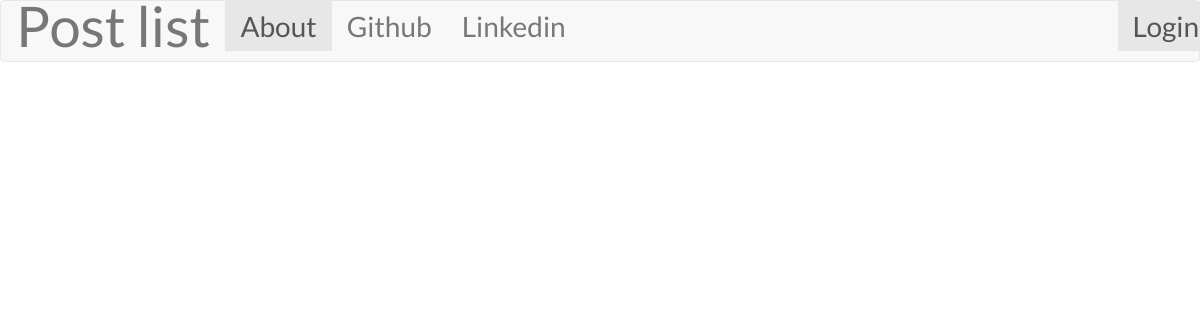
Before: / with the older database file.
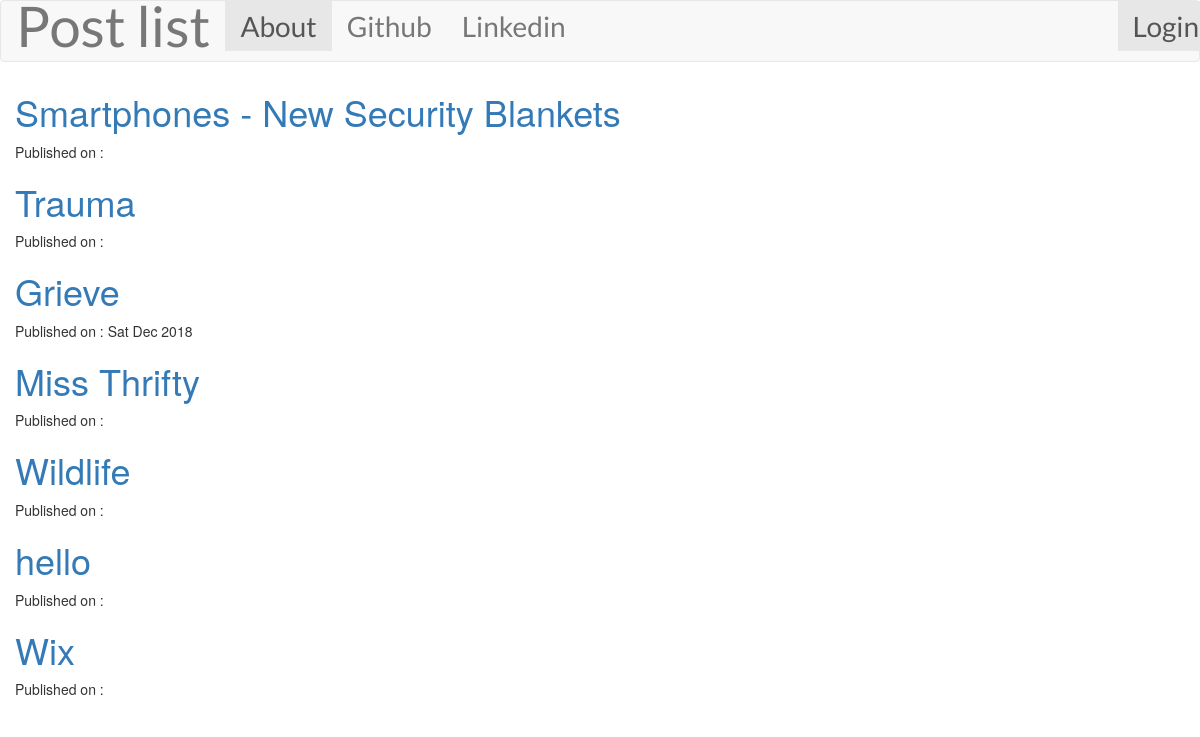
After: the same page with the newer database file.
### blogapp/models.py (models this page shows, shortened)
class Post(models.Model):
    author=models.ForeignKey(User,on_delete=models.CASCADE)
    title=models.CharField(max_length=200)
    text=models.TextField()
    create_date=models.DateTimeField(default=timezone.now)
    publish_date=models.DateTimeField(blank=True,null=True)
    def approve_comments(self):
        return self.comments.filter(approved_comments=True)

### blogapp/views.py (the view, shortened to what this page needs)
# urls.py: path('',views.PostListView.as_view(),name='post-list'),
class PostListView(ListView):
    model=Post

### blogapp/templates/blogapp/post_list.html (shortened to what this page needs)
{% extends 'blogapp/base.html' %}
{% block bodyblock %}
<div class="centerall">
    {% for post in post_list%}
        <div class="post">
            <h1><a href={% url 'post-detail' pk=post.pk %}>{{post.title}}</a></h1>
            <div class="date">
                <p> Published on : {{post.publish_date|date:"D M Y"}}</p>
            </div>
        </div>
    {% endfor%}
</div>
{% endblock%}

Changed rows visible on the page:
added Post: title "Smartphones - New Security Blankets"
added Post: title "Trauma"
added Post: title "Grieve", publish_date "Sat Dec 2018"
added Post: title "Miss Thrifty"
added Post: title "Wildlife"
added Post: title "hello"
added Post: title "Wix"
